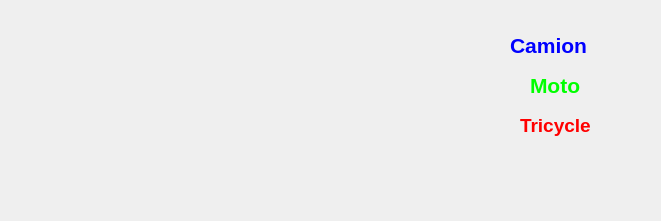
     <widget class="statistiquev" name="widget" native="true">
      <property name="geometry">
       <rect>
        <x>530</x>
        <y>390</y>
        <width>661</width>
        <height>221</height>
       </rect>
      </property>
      <widget class="QLabel" name="Camion">
       <property name="geometry">
        <rect>
         <x>510</x>
         <y>30</y>
         <width>111</width>
         <height>31</height>
        </rect>
       </property>
       <property name="text">
        <string>&lt;html&gt;&lt;head/&gt;&lt;body&gt;&lt;p&gt;&lt;span style=&quot; font-size:16pt; font-weight:600; color:#0000ff;&quot;&gt;Camion&lt;/span&gt;&lt;/p&gt;&lt;/body&gt;&lt;/html&gt;</string>
       </property>
      </widget>
      <widget class="QLabel" name="Moto">
       <property name="geometry">
        <rect>
         <x>530</x>
         <y>70</y>
         <width>71</width>
         <height>31</height>
        </rect>
       </property>
       <property name="text">
        <string>&lt;html&gt;&lt;head/&gt;&lt;body&gt;&lt;p&gt;&lt;span style=&quot; font-size:16pt; font-weight:600; color:#00ff00;&quot;&gt;Moto&lt;/span&gt;&lt;/p&gt;&lt;/body&gt;&lt;/html&gt;</string>
       </property>
      </widget>
      <widget class="QLabel" name="label_36">
       <property name="geometry">
        <rect>
         <x>520</x>
         <y>110</y>
         <width>101</width>
         <height>31</height>
        </rect>
       </property>
       <property name="text">
        <string>&lt;html&gt;&lt;head/&gt;&lt;body&gt;&lt;p&gt;&lt;span style=&quot; font-size:14pt; font-weight:600; color:#ff0000;&quot;&gt;Tricycle&lt;/span&gt;&lt;/p&gt;&lt;/body&gt;&lt;/html&gt;</string>
       </property>
      </widget>
     </widget>
